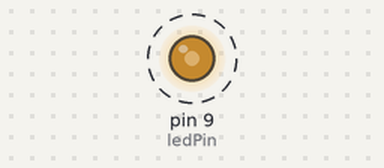
The sketch below on a simulated Arduino Uno, built with avr-gcc and run on an emulated ATmega328P. Parts: output pins drawn as LEDs (lit = HIGH). Dashed ring = blinking.

Above: at 0.05 s.
Timing chart, 0 to 3.0 s (numbered marks = the images above):
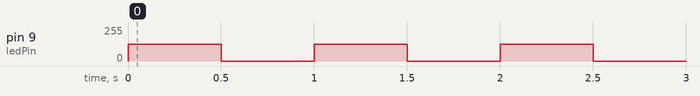

The sketch:

Blink.ino
```cpp
int ledPin = 9;
void setup()
{
  pinMode(ledPin, OUTPUT);
}
void loop() {
  analogWrite(ledPin, 255/2);
delay(500);
  analogWrite(ledPin,0);
delay(500);
}
```

Measured:
- by itself, pin 9 (ledPin): alternates 127/255 for 0.50 s and 0/255 for 0.50 s
